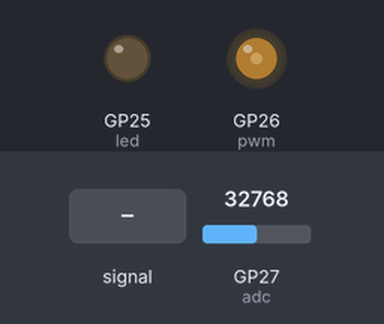
A program run on a simulated Raspberry Pi Pico running MicroPython. On the bench: output pins drawn as LEDs (lit = HIGH). The test bench sets the inputs (shaded band); at power-on: GP27 (adc) = 32768 (analog values on the 0–65535 scale). The interpreter's speed is modelled, so counts of loop turns are approximate.

Above: at 1.26 s.
1.3 s: GP27 (adc) fed a 50 Hz sine of ±19660 counts around its level
4.3 s: GP27 (adc) set to 19660
7.3 s: GP27 (adc) set to 45874
At 7.5 s:
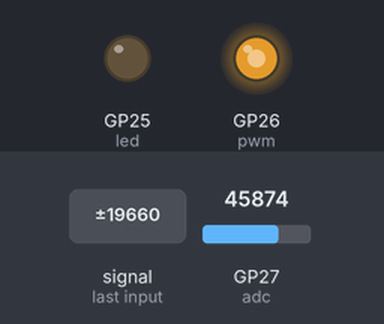
At 8.7 s:
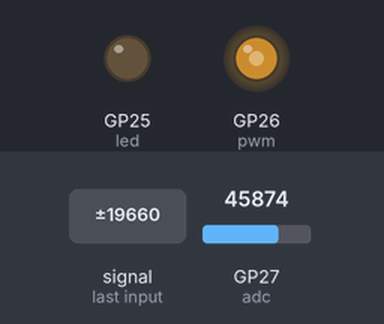
10.3 s: GP27 (adc) fed a 2 Hz sine of ±19660 counts around its level
At 13.84 s:
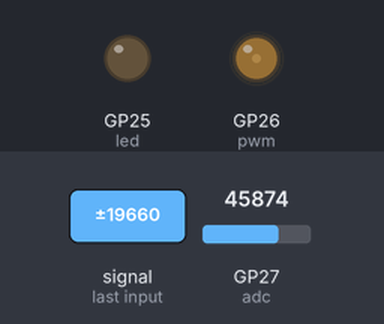
Timing chart, 0 to 14.3 s (numbered marks = the images above; inputs shaded):
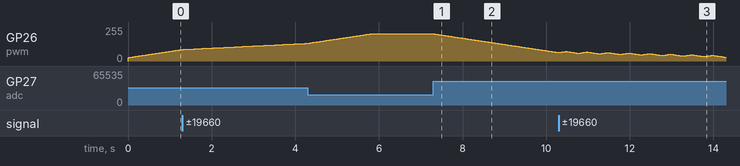

The program:

boostConverter.py
```python
from machine import Pin, PWM, ADC
import utime
led = Pin(25, Pin.OUT)
avg = 65535
N = 30

adc = ADC(Pin(27))

pwm = PWM(Pin(26))
pwm.freq(80000)
duty = 0
pwm.duty_u16(duty)


while True:
    avg -= avg // N
    avg += adc.read_u16() // N
    #print(avg)
    if 40500 - avg > 0:
        duty = min(duty + 1, 65535 * 8 // 10)
    else:
        duty = max(duty - 1, 65535 * 1 // 10)

    pwm.duty_u16(duty)
    #led.toggle()
    #utime.sleep_ms(5)
```

Measured:
- after the input at 7.3 s, GP26 (pwm): moves from 204/255 to 64/255 over 3.0 s, starting at once
